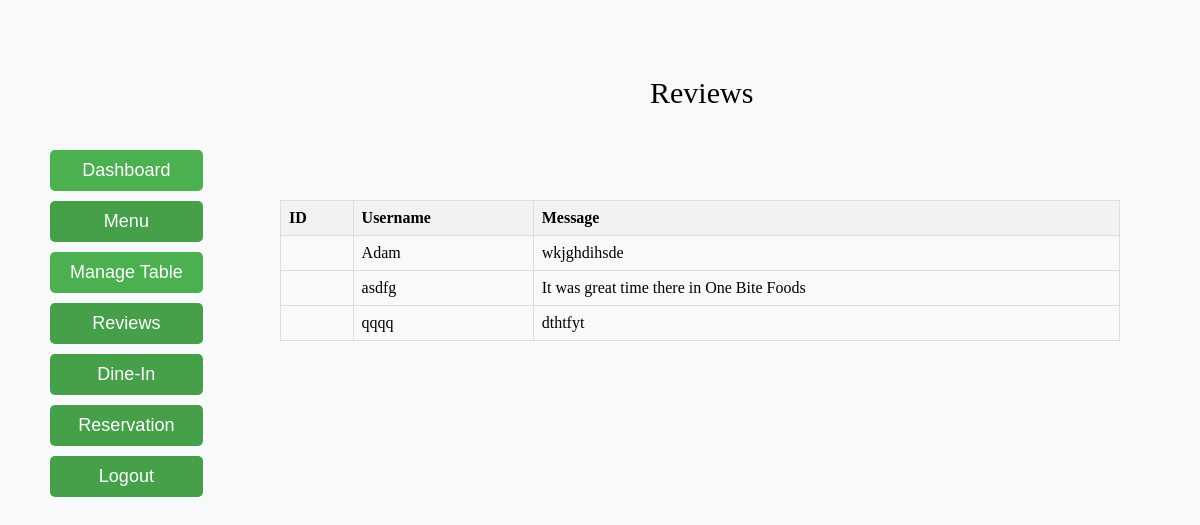
The page /reviews/ on the database as committed earlier.
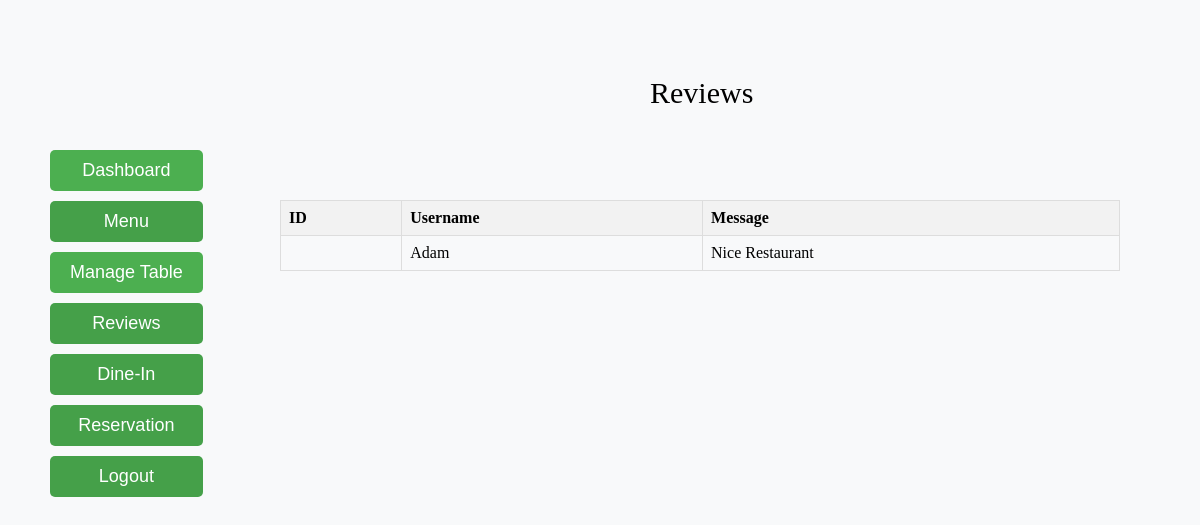
The same page on the database as committed later.
### myapp/models.py (models this page shows)
class Rev(models.Model):
    username = models.CharField(max_length=150, unique=True)
    text = models.CharField(max_length=300, unique=True)
    objects = RevManager()

### myapp/views.py (the view)
# urls.py: path('reviews/', views.display_reviews, name='display_reviews'),
def display_reviews(request):
    reviews = Rev.objects.all()
    print(reviews)
    return render(request, 'myapp/admin_rev.html', {'reviews': reviews})

### myapp/templates/myapp/admin_rev.html (shortened to what this page needs)
{% extends 'myapp/admin_page.html' %}
{% block content %}
<div class="pp">Reviews</div>
    <table>
        <thead>
            <tr>
                 <th>ID</th>
                <th>Username</th>
                <th>Message</th>
            </tr>
        </thead>
        <tbody>
            {% for review in reviews %}
                <tr>
                    <td>{{ order.id }}</td>
                    <td>{{ review.username }}</td>
                    <td>{{ review.text }}</td>
                </tr>
            {% endfor %}
        </tbody>
    </table>
{% endblock %}

Rows that differ between the two databases and show on the page:
removed Rev: username "asdfg", text "It was great time there in One Bite Foods"
removed Rev: username "qqqq", text "dthtfyt"
changed Rev "Adam": text "wkjghdihsde" → "Nice Restaurant"
